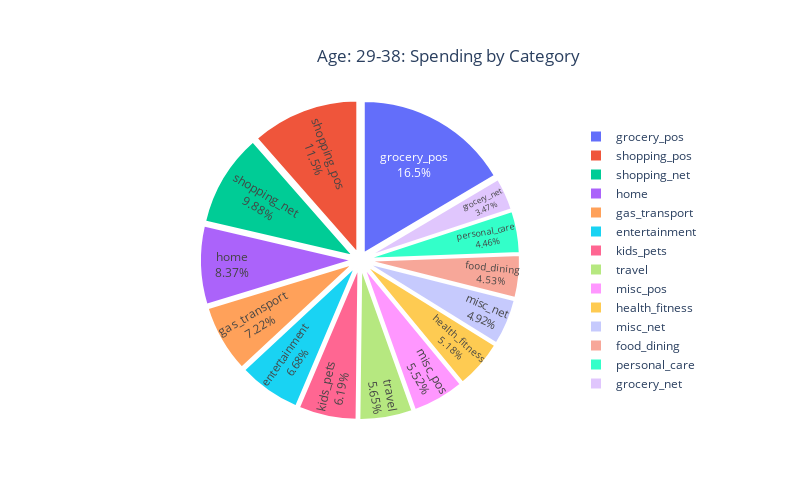

The notebook cell saved with this chart:
### Code cell
# Filter the data for the 29-38 age group
early_career_data = df2[df2['age_description'] == 'Age: 29-38']

# Calculate the total spend by category for the 29-38 age group
early_career_spending = early_career_data.groupby('category')['amt'].sum().reset_index()

# Sort the values for a cleaner chart presentation
early_career_spending = early_career_spending.sort_values(by='amt', ascending=False)

# Create a pie chart using plotly
fig = px.pie(
    early_career_spending, 
    names='category', 
    values='amt', 
    title='Age: 29-38: Spending by Category', 
    hover_data={'amt': ':.2f'},
    labels={'amt': 'Total Spend'}
)

# Customize the chart with percentages on the slices and display total spend on hover
fig.update_traces(
    textposition='inside', 
    textinfo='percent+label', 
    hovertemplate='Total Spend: $%{value:,.2f}', 
    pull=[0.05] * len(early_career_spending),  # Pull out each slice slightly
    marker=dict(line=dict(color='white', width=2))  # Add white border around each slice
)

# Update the layout for better alignment of the pie chart and legend
fig.update_layout(
    width=800,  # Adjust width
    height=500,  # Adjust height
    title={
        'text': 'Age: 29-38: Spending by Category',
        'y':0.90,  # position of the title from bottom to top (0-1 scale)
        'x':0.56,   # center the title horizontally
        'xanchor': 'center',
        'yanchor': 'top'
    },
    legend={
        'yanchor': 'middle',  # vertical centering
        'y': 0.5,             # legend is vertically centered
        'xanchor': 'left',     # move the legend to the right side
        'x': .8             # move the legend further right to avoid overlapping the pie chart
    },
    margin=dict(l=0  # adds 100px left margin to move the pie chart to the left
))
# Display the chart
fig.show()

### Figure 1 — Plotly figure (JSON) as saved in the notebook; plotly's stock layout.template omitted (floating-point values rounded to 4 significant figures)
{"data": [{"customdata": [[3686000.0], [2565000.0], [2210000.0], [1872000.0], [1615000.0], [1496000.0], [1385000.0], [1265000.0], [1235000.0], [1159000.0], [1101000.0], [1013000.0], [997500.0], [775400.0]], "domain": {"x": [0, 1], "y": [0, 1]}, "hovertemplate": "Total Spend: $%{value:,.2f}", "labels": ["grocery_pos", "shopping_pos", "shopping_net", "home", "gas_transport", "entertainment", "kids_pets", "travel", "misc_pos", "health_fitness", "misc_net", "food_dining", "personal_care", "grocery_net"], "legendgroup": "", "marker": {"line": {"color": "white", "width": 2}}, "name": "", "pull": [0.05, 0.05, 0.05, 0.05, 0.05, 0.05, 0.05, 0.05, 0.05, 0.05, 0.05, 0.05, 0.05, 0.05], "showlegend": true, "textinfo": "percent+label", "textposition": "inside", "type": "pie", "values": [3686000.0, 2565000.0, 2210000.0, 1872000.0, 1615000.0, 1496000.0, 1385000.0, 1265000.0, 1235000.0, 1159000.0, 1101000.0, 1013000.0, 997500.0, 775400.0]}], "layout": {"height": 500, "legend": {"tracegroupgap": 0, "x": 0.8, "xanchor": "left", "y": 0.5, "yanchor": "middle"}, "margin": {"l": 0}, "title": {"text": "Age: 29-38: Spending by Category", "x": 0.56, "xanchor": "center", "y": 0.9, "yanchor": "top"}, "width": 800}}
